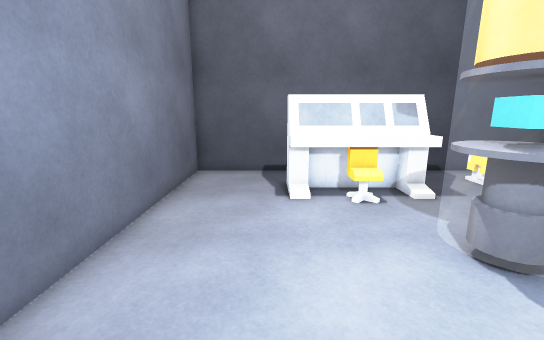
View 1 (above)

12 first-person views from a walk through a 3-D level made in the Unity game engine. The camera is 1.5 m above the floor, tilts 12° down and sees 90° across. The floor is counted in squares, 0.5 m on a side. Each view is taken from the middle of a square. On the plan, view 1 faces up. The plan holds only what a view shows up to about 20 squares ahead; the rest is blank.

View 2
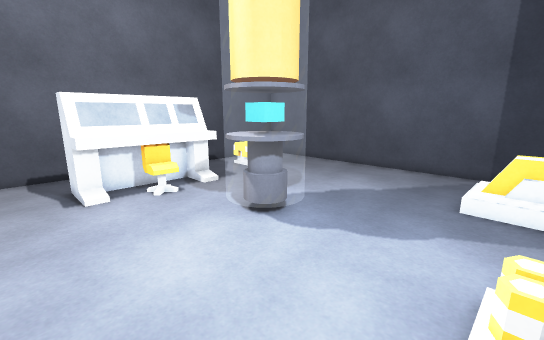

View 3
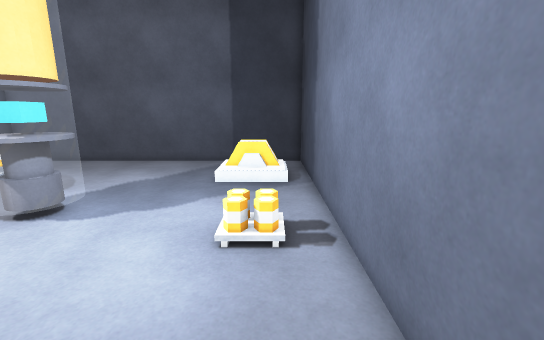

View 4
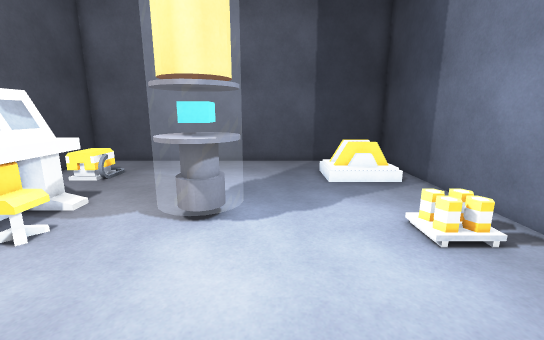

View 5
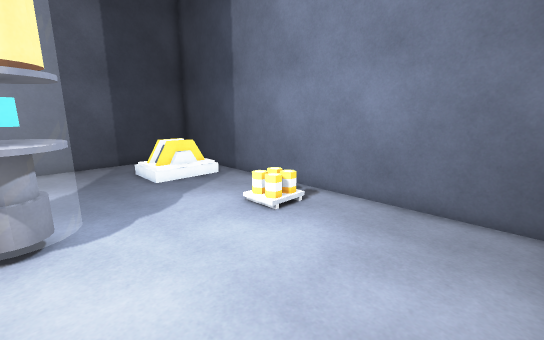

View 6
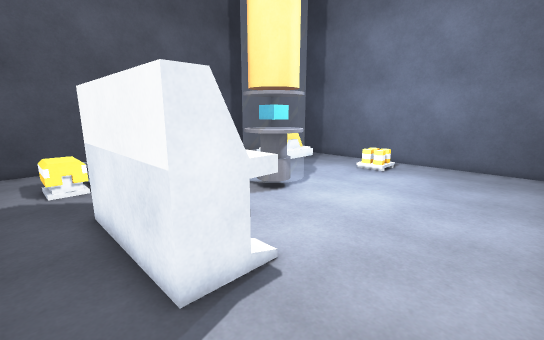

View 7
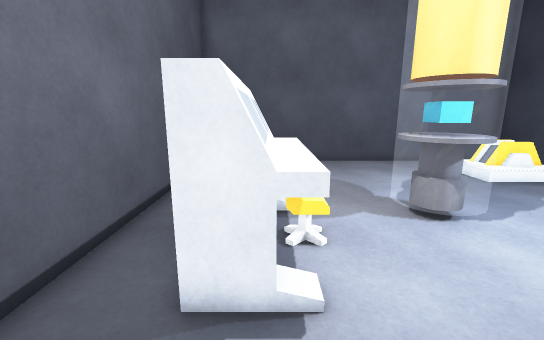

View 8
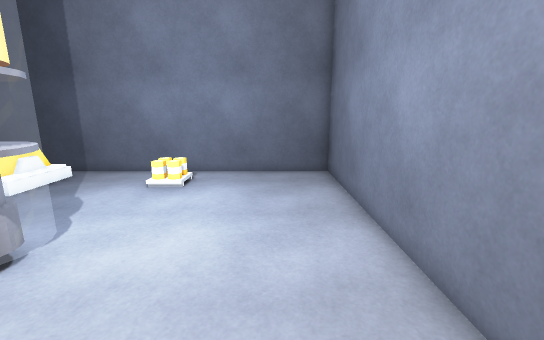

View 9
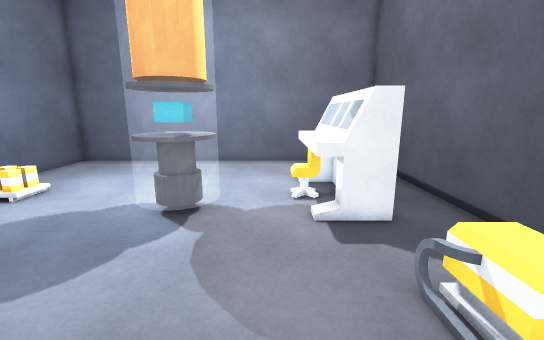

View 10
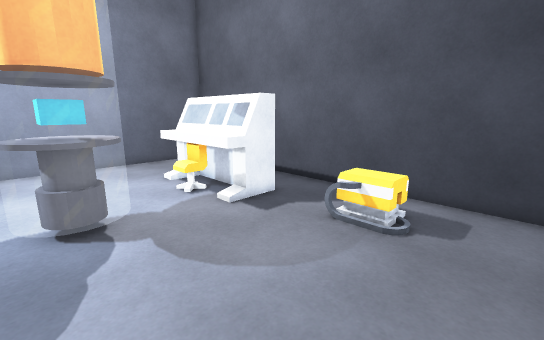

View 11
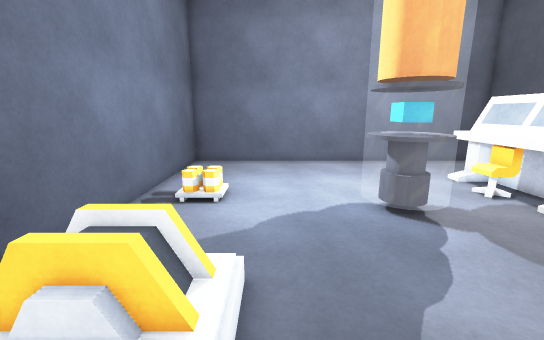

View 12
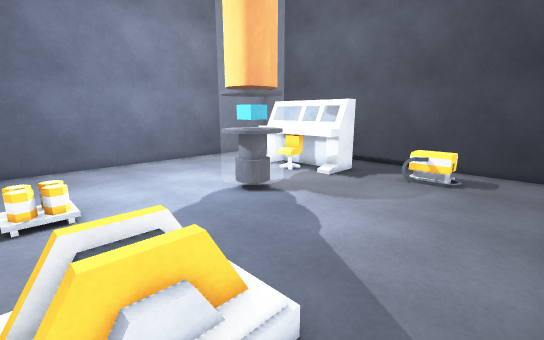

### Floor plan
Key: @ floor where view 1 was taken; # wall or solid block; . main floor; : floor 0.25 m higher than the main floor; + floor 0.5 m higher than the main floor; * floor 0.75 m higher than the main floor; / step, stairs or slope; = window, fence, low wall or low ledge; ^ raised ledge; O other object.
Columns run from 4 left of view 1 to 14 right of it. Each row starts with its distance up from view 1.
 14 ###################
 13 #.................#
 12 #............== ..#
 11 #....######..== ..#
 10 #....######.......#
  9 #....^^^^^........#
  8 #.................#
  7 #.................#
  6 #.......===.......#
  5 #.......#O=.......#
  4 #.......==#.......#
  3 #.................#
  2 #.................#
  1 #.................#
  0 #...@........://..#
 -1 #......O/....+*/  #
 -2 #......O/....::: .#
 -3 #.................#
 -4 ###################

Where each view was taken, in squares from view 1:
view 1: 0 up, 0 right, facing up
view 2: 1 down, 1 left, facing up-right
view 3: 2 down, 3 left, facing right
view 4: 3 up, 3 left, facing right
view 5: 5 up, 3 left, facing down-right
view 6: 13 up, 3 left, facing down-right
view 7: 10 up, 3 left, facing right
view 8: 10 up, 1 left, facing down
view 9: 8 up, 13 right, facing left
view 10: 4 up, 13 right, facing up-left
view 11: 1 up, 13 right, facing left
view 12: 2 down, 13 right, facing up-left
